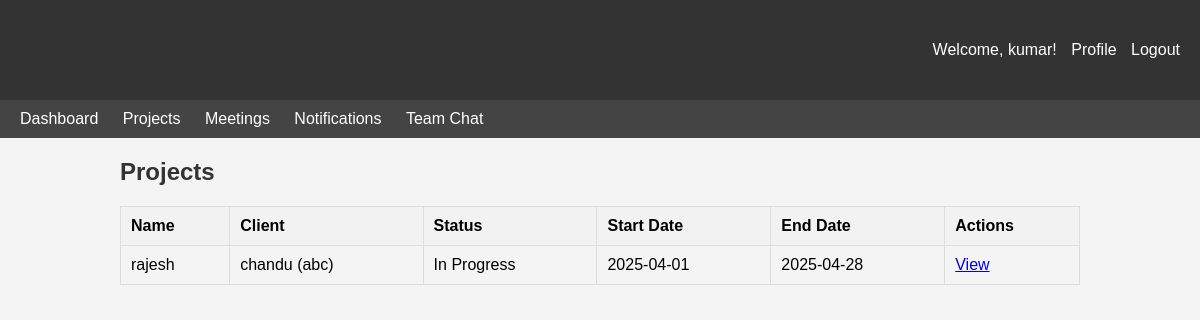
The page /projects (signed in) on the database its author committed.
### app.py (models this page shows, shortened)
class Project(db.Model):
    id = db.Column(db.Integer, primary_key=True)
    name = db.Column(db.String(100), nullable=False)
    description = db.Column(db.Text, nullable=True)
    start_date = db.Column(db.DateTime, nullable=False)
    end_date = db.Column(db.DateTime, nullable=False)
    status = db.Column(db.String(20), nullable=False, default='Initiated')  # Initiated, In Progress, On Hold, Execution Completed
    client_id = db.Column(db.Integer, db.ForeignKey('client.id'), nullable=False)
    tasks = db.relationship('Task', backref='project', lazy=True)
    assignments = db.relationship('Assignment', backref='project', lazy=True)
    timelogs = db.relationship('Timelog', backref='project', lazy=True)
    feedback = db.relationship('Feedback', backref='project', lazy=True)
    budgets = db.relationship('Budget', backref='project', lazy=True)
    schedules = db.relationship('Schedule', backref='project', lazy=True)
    meetings = db.relationship('Meeting', backref='project', lazy=True)
    milestones = db.relationship('Milestone', backref='project', lazy=True)
    risk_assessments = db.relationship('RiskAssessment', backref='project', lazy=True)
    status_updates = db.relationship('ProjectStatus', backref='project', lazy=True)
    resources = db.relationship('Resource', backref='project', lazy=True)
    progress_reports = db.relationship('ProgressReport', backref='project', lazy=True)
    files = db.relationship('File', backref='project', lazy=True)

class Client(db.Model):
    id = db.Column(db.Integer, primary_key=True)
    name = db.Column(db.String(100), nullable=False)
    company = db.Column(db.String(100), nullable=False)
    email = db.Column(db.String(120), nullable=False)
    phone = db.Column(db.String(20), nullable=False)
    projects = db.relationship('Project', backref='client', lazy=True)

### app.py (the view)
@app.route('/projects')
def projects():
    if 'user_id' not in session:
        flash('Please log in first', 'warning')
        return redirect(url_for('login'))
    user_id = session['user_id']
    if session.get('is_admin'):
        projects = Project.query.all()
    else:
        assignments = Assignment.query.filter_by(user_id=user_id).all()
        project_ids = [a.project_id for a in assignments]
        projects = Project.query.filter(Project.id.in_(project_ids)).all()
    return render_template('projects/index.html', projects=projects)

### templates/projects/index.html (shortened to what this page needs)
<!DOCTYPE html>
<html lang="en">
<head>
    <link rel="stylesheet" href="{{ url_for('static', filename='css/style.css') }}">
</head>
<body>
    <header>
        <h1>CloudSprint</h1>
        <div>
            <span>Welcome, {{ session.username }}!</span>
            <a href="{{ url_for('profile') }}">Profile</a>
            <a href="{{ url_for('logout') }}">Logout</a>
        </div>
    </header>
    <nav>
        <a href="{{ url_for('dashboard') }}">Dashboard</a>
        <a href="{{ url_for('projects') }}">Projects</a>
        <a href="{{ url_for('meetings') }}">Meetings</a>
        <a href="{{ url_for('notifications') }}">Notifications</a>
        <a href="{{ url_for('chat') }}">Team Chat</a>
    </nav>
    <div class="container">
        <h2>Projects</h2>
        {% if projects %}
            <table>
                <thead>
                    <tr>
                        <th>Name</th>
                        <th>Client</th>
                        <th>Status</th>
                        <th>Start Date</th>
                        <th>End Date</th>
                        <th>Actions</th>
                    </tr>
                </thead>
                <tbody>
                    {% for project in projects %}
                        <tr>
                            <td>{{ project.name }}</td>
                            <td>{{ project.client.name }} ({{ project.client.company }})</td>
                            <td>{{ project.status }}</td>
                            <td>{{ project.start_date.strftime('%Y-%m-%d') }}</td>
                            <td>{{ project.end_date.strftime('%Y-%m-%d') }}</td>
                            <td>
                                <a href="{{ url_for('project_details', project_id=project.id) }}">View</a>
                            </td>
                        </tr>
                    {% endfor %}
                </tbody>
            </table>
        {% else %}
            <p>No projects found.</p>
        {% endif %}
    </div>
</body>
</html>

### static/css/style.css (style rules this page uses)
body { font-family: Arial, sans-serif; margin: 0; padding: 0; background-color: #f4f4f4; }
header { background-color: #333; color: white; padding: 10px 20px; display: flex; justify-content: space-between; align-items: center; }
header a { color: white; text-decoration: none; margin-left: 10px; }
nav { background-color: #444; padding: 10px; }
nav a { color: white; text-decoration: none; margin: 0 10px; }
.container { width: 80%; margin: 20px auto; }
h1, h2, h3 { color: #333; }
table { width: 100%; border-collapse: collapse; margin: 20px 0; }
table, th, td { border: 1px solid #ddd; }
th, td { padding: 10px; text-align: left; }
th { background-color: #f2f2f2; }

### rows shown on the page
Project: name "rajesh", client.name "chandu", client.company "abc", status "In Progress", start_date "2025-04-01", end_date "2025-04-28"

### other values the page prints
{{ session.username }} "kumar"
